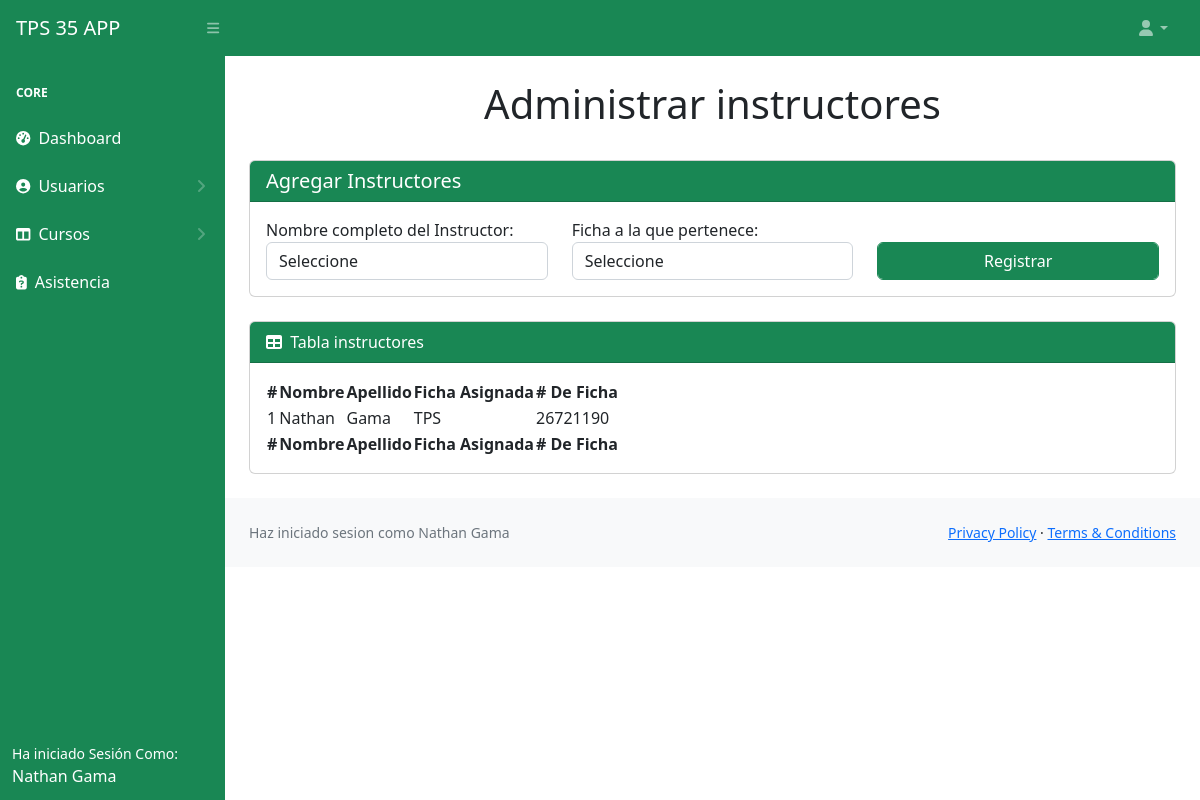
Page /administrador/instructores.php (signed in) on the committed database.
### tables this page shows
CREATE TABLE `instructor` (
  `id` int(11) NOT NULL,
  `id_persona` int(11) NOT NULL,
  `id_ficha` int(11) NOT NULL
);

CREATE TABLE `personas` (
  `id` int(11) NOT NULL,
  `tipo_documento` int(11) NOT NULL,
  `documento` bigint(20) NOT NULL,
  `nombre` varchar(30) NOT NULL,
  `apellido` varchar(30) NOT NULL,
  `correo` varchar(30) NOT NULL,
  `telefono` bigint(20) NOT NULL,
  `rol` int(11) NOT NULL,
  `pass` varchar(100) NOT NULL
);

CREATE TABLE `fichas` (
  `id` int(11) NOT NULL,
  `id_programa` int(11) NOT NULL,
  `ficha` bigint(20) NOT NULL,
  `alias` varchar(30) NOT NULL,
  `estado` int(11) NOT NULL
);

### administrador/instructores.php (the view, shortened to what this page needs)
<!DOCTYPE html>
<html lang="en">
<head>
    <link href="css/styles.css" rel="stylesheet" />
</head>
<body class="sb-nav-fixed">
    <?php
    include('comunes/navbar.php');
    include('./back/connection.php');
    ?>
    <div id="layoutSidenav">
        <div id="layoutSidenav_nav">
            <?php
            include('comunes/sidebar.php');
            ?>
        </div>
        <div id="layoutSidenav_content">
            <main>
                <div class="container-fluid px-4">
                    <h1 class="mt-4 text-center">Administrar instructores
                    </h1>
                    <br>
                    <div class="card">
                        <h5 class="card-header bg-success text-white">Agregar Instructores</h5>
                        <div class="card-body">
                            <form action="./back/register_instructor.php" method="POST">
                                <div class="row">
                                    <div class="col-lg-4">
                                        <div class="form-group">
                                            <label for="">Nombre completo del Instructor:</label>
                                            <select class="form-control" name="instructorName" required>
                                                <option value="" hidden>Seleccione</option>
                                            </select>
                                        </div>
                                    </div>
                                    <div class="col-lg-4">
                                        <div class="form-group">
                                            <label for="">Ficha a la que pertenece:</label>
                                            <select class="form-control" name="instructorFicha" required>
                                                <option value="" hidden>Seleccione</option>
                                            </select>
                                        </div>
                                    </div>
                                    <div class="col-lg-4">
                                        <div class="form-group ms-auto"><br>
                                            <input type="submit" class="btn btn-success form-control" value="Registrar"
                                                name="registerInstructores">
                                        </div>
                                    </div>
                                </div>
                            </form>
                        </div>
                    </div>
                    <br>
                    <div class="card mb-4">
                        <div class="card-header bg-success text-white">
                            <i class="fas fa-table me-1"></i>
                            Tabla instructores
                        </div>
                        <div class="card-body">
                            <table id="datatablesSimple">
                                <thead>
                                    <tr>
                                        <th>#</th>
                                        <th>Nombre </th>
                                        <th>Apellido</th>
                                        <th>Ficha Asignada</th>
                                        <th># De Ficha</th>
                                    </tr>
                                </thead>
                                <tfoot>
                                    <tr>
                                        <th>#</th>
                                        <th>Nombre </th>
                                        <th>Apellido</th>
                                        <th>Ficha Asignada</th>
                                        <th># De Ficha</th>
                                    </tr>
                                </tfoot>
                                <tbody>
                                    <?php
                                    $searchInstructors = "SELECT instructor.id,personaNom.nombre,personaApell.apellido ,fichaNom.alias, fichaNum.ficha FROM instructor
                                                          INNER JOIN personas personaNom ON instructor.id_persona = personaNom.id
                                                          INNER JOIN personas personaApell ON instructor.id_persona = personaApell.id
                                                          INNER JOIN fichas fichaNom ON instructor.id_ficha = fichaNom.id
                                                          INNER JOIN fichas fichaNum ON instructor.id_ficha = fichaNum.id;" ;
                                    $queryCourses = mysqli_query($conn, $searchInstructors);
                                    $count = 0;
                                    while ($row = mysqli_fetch_array($queryCourses)) {
                                        $count++; ?>
                                        <tr>
                                            <td>
                                                <?php echo $count; ?>
                                            </td>
                                            <td>
                                                <?php echo $row['nombre'] ?>
                                            </td>
                                            <td>
                                                <?php echo $row['apellido'] ?>
                                            </td>
                                            <td>
                                                <?php echo $row['alias'] ?>
                                            </td>
                                            <td>
                                                <?php echo $row['ficha'] ?>
                                            </td>
                                        </tr>
                                    <?php } ?>
                                </tbody>
                            </table>
                        </div>
                    </div>
                </div>
                <?php
                include('comunes/footer.php');
                ?>
        </div>
    </div>
</body>
</html>

### rows in the picture
instructor: id_persona.nombre "Nathan", id_persona.apellido "Gama", id_ficha.alias "TPS", id_ficha.ficha "26721190"

### other values in the picture
$_SESSION["usuario"] "Nathan Gama"
